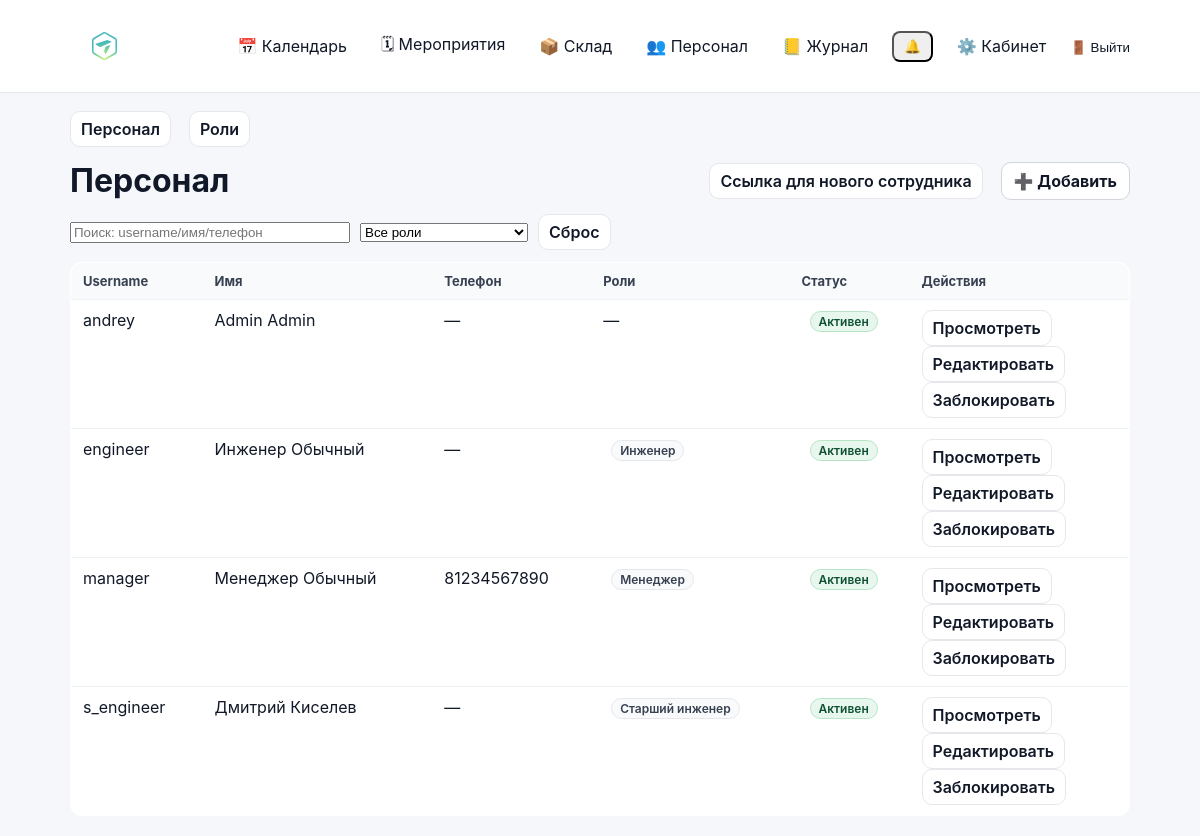
/staff/personnel/ (signed in), run on the app's committed database.
### accounts/models.py (models this page shows, shortened)
class User(AbstractUser):
    phone = models.CharField("Телефон", max_length=30, blank=True, default="")
    patronymic = models.CharField("Отчество", max_length=150, blank=True, default="")
    class Meta(AbstractUser.Meta):
        permissions = [
            ("manage_staff", "Can manage staff (users/roles)"),
        ]

### accounts/staff_views.py (the view, shortened to what this page needs)
# urls.py: path("personnel/", staff_views.staff_users_view, name="staff_users"),
@login_required
def staff_users_view(request):
    if not can_manage_staff(request.user):
        return _deny()
    q = (request.GET.get("q") or "").strip()
    role = (request.GET.get("role") or "").strip()
    users_qs = User.objects.all().order_by("-is_active", "username")
    roles = Group.objects.all().order_by("name")
    if role.isdigit():
        users_qs = users_qs.filter(groups__id=int(role)).distinct()
    return render(
        request,
        "accounts/staff_users.html",
        {"tab": "users", "users": users_qs, "q": q, "roles": roles, "role": role},
    )

### accounts/context_processors.py (called while the page is built)
def authz_flags(request):
    user = getattr(request, "user", None)
    return {
        "can_manage_staff": can_manage_staff(user),
        "can_edit_event_card": can_edit_event_card(user),
        "can_edit_event_equipment": can_edit_event_equipment(user),
        "can_edit_inventory": can_edit_inventory(user),
        "can_view_stock": can_view_stock(user),
    }

### accounts/permissions.py (called while the page is built)
def _ok(user) -> bool:
    return bool(user and user.is_authenticated)

def is_super(user) -> bool:
    return bool(_ok(user) and getattr(user, "is_superuser", False))

def can_manage_staff(user) -> bool:
    return is_super(user) or (_ok(user) and user.has_perm("accounts.manage_staff"))

def can_edit_inventory(user) -> bool:
    return is_super(user) or (_ok(user) and user.has_perm("inventory.manage_inventory"))

def can_view_stock(user) -> bool:
    return is_super(user) or (_ok(user) and (user.has_perm("inventory.manage_inventory") or user.has_perm("events.edit_event_card")))

def can_edit_event_card(user) -> bool:
    return is_super(user) or (_ok(user) and user.has_perm("events.edit_event_card"))

def can_edit_event_equipment(user) -> bool:
    return is_super(user) or (_ok(user) and user.has_perm("events.edit_event_equipment"))

### accounts/templates/accounts/staff_users.html (shortened to what this page needs)
{% extends "base.html" %}
{% block content %}
{% include "accounts/staff_base_tabs.html" %}
<div class="toolbar" style="margin-top:14px;">
  <h1 style="margin:0;">Персонал</h1>
  <div style="display:flex; gap:10px; align-items:center;">
    <a class="btn-secondary" href="{% url 'staff_invite_link' %}">Ссылка для нового сотрудника</a>
    <a class="btn" href="{% url 'staff_user_add' %}">➕ Добавить</a>
  </div>
</div>
<form id="staffFilterForm" method="get" style="display:flex; gap:10px; align-items:center; margin: 12px 0; flex-wrap:wrap;">
  <input id="staffSearchInput" type="text" name="q" value="{{ q }}" placeholder="Поиск: username/имя/телефон" style="width:280px;">
  <select id="staffRoleSelect" name="role">
    <option value="">Все роли</option>
  </select>
  <a class="btn-secondary" href="{% url 'staff_users' %}">Сброс</a>
</form>
<table class="list-table">
  <thead>
    <tr>
      <th>Username</th>
      <th>Имя</th>
      <th>Телефон</th>
      <th>Роли</th>
      <th style="width:120px;">Статус</th>
      <th style="width:220px;">Действия</th>
    </tr>
  </thead>
  <tbody>
    {% for u in users %}
      <tr>
        <td>{{ u.username }}</td>
        <td>{{ u.first_name }} {{ u.last_name }}</td>
        <td>
          {% if u.phone %}
            {{ u.phone }}
          {% else %}
            —
          {% endif %}
        </td>
        <td>
          {% for g in u.groups.all %}
            <span class="badge">{{ g.name }}</span>
          {% empty %}
            —
          {% endfor %}
        </td>
        <td>
          {% if u.is_active %}
            <span class="badge" style="background:#e7f7ed; color:#0f5132; border:1px solid #b7e4c7;">Активен</span>
          {% else %}
            <span class="badge" style="background:#f3f4f6; color:#6b7280; border:1px solid #e5e7eb;">Заблокирован</span>
          {% endif %}
        </td>
        <td>
          <a class="btn-secondary" href="{% url 'staff_user_view' u.id %}">Просмотреть</a>
          <a class="btn-secondary" href="{% url 'staff_user_edit' u.id %}">Редактировать</a>
          {% if u.is_active %}
            <a class="btn-secondary" href="{% url 'staff_user_delete' u.id %}">Заблокировать</a>
          {% else %}
            <a class="btn-secondary" href="{% url 'staff_user_delete' u.id %}">Разблокировать</a>
          {% endif %}
        </td>
      </tr>
    {% empty %}
      <tr><td colspan="6">Пользователей нет</td></tr>
    {% endfor %}
  </tbody>
</table>
{% endblock %}

### static/css/base.css (style rules this page uses)
* { box-sizing: border-box; }
html, body { height: 100%; }
body { margin: 0; font-family: -apple-system, BlinkMacSystemFont, "Segoe UI", Roboto, Arial, sans-serif; background: #f5f7fb; color: #111827; }
a { color: inherit; text-decoration: none; }
.btn { display: inline-flex; align-items: center; gap: 8px; padding: 8px 12px; border-radius: 10px; border: 1px solid #d1d5db; background: #ffffff; color: #111827; font-weight: 700; cursor: pointer; text-decoration: none; transition: transform 160ms ease, box-shadow 160ms ease, background 160ms ease, border-color 160ms ease; }
.btn-secondary { display: inline-flex; align-items: center; padding: 7px 10px; border-radius: 10px; border: 1px solid #e5e7eb; background: #ffffff; color: #111827; font-weight: 600; text-decoration: none; margin-right: 8px; transition: transform 160ms ease, box-shadow 160ms ease, background 160ms ease; }
.toolbar { display: flex; align-items: center; justify-content: space-between; gap: 12px; margin-bottom: 14px; }
.badge { display: inline-flex; align-items: center; padding: 2px 8px; border-radius: 999px; border: 1px solid #e5e7eb; background: #f9fafb; color: #374151; font-size: 12px; font-weight: 600; margin-left: 8px; }
.list-table { width: 100%; border-collapse: collapse; background: #ffffff; border: 1px solid #e5e7eb; border-radius: 12px; overflow: hidden; }
.list-table th, .list-table td { padding: 10px 12px; border-bottom: 1px solid #eef2f7; text-align: left; vertical-align: top; }
.list-table th { background: #f9fafb; font-size: 13px; color: #374151; }
.list-table tr:last-child td { border-bottom: 0; }

### data on the page
User: username "andrey", first_name "Admin", last_name "Admin", is_active "Активен"
User: username "engineer", first_name "Инженер", last_name "Обычный", is_active "Активен"
User: username "manager", first_name "Менеджер", last_name "Обычный", phone "81234567890", is_active "Активен"
User: username "s_engineer", first_name "Дмитрий", last_name "Киселев", is_active "Активен"

### other printed values
{{ g.name }} "Инженер"
{{ g.name }} "Менеджер"
{{ g.name }} "Старший инженер"
